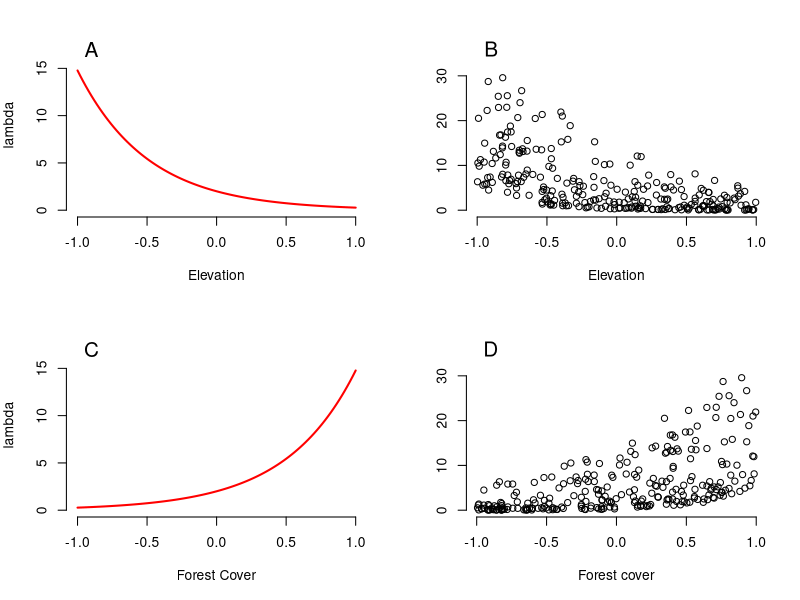
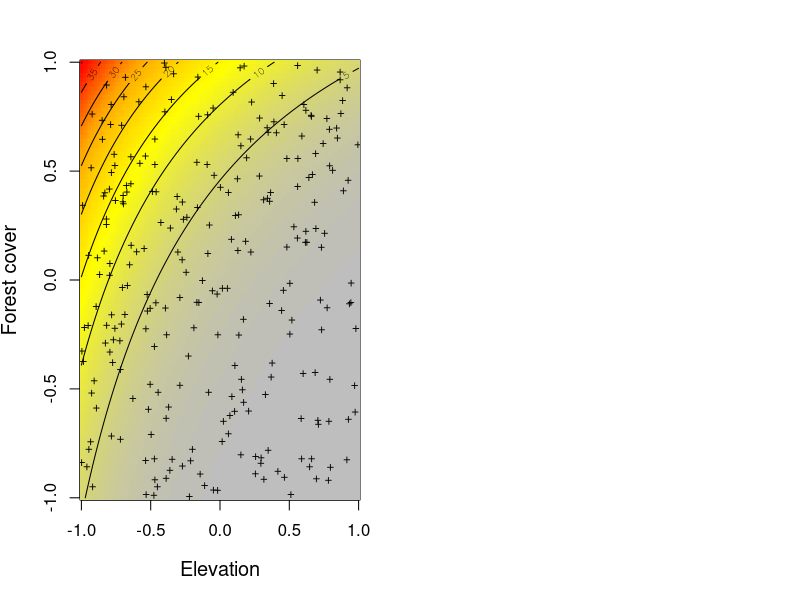
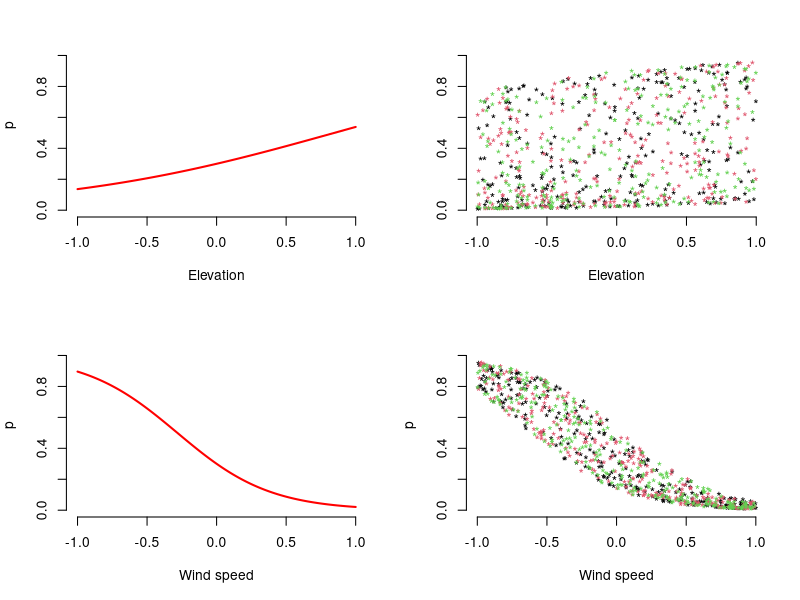

Source code (R) for these figures, in order: (Note: this script raises an error after producing the figures.)
###Simulation Code from Applied Hierarchical Modeling###
### Adapted from Royle and Kery 2015###
### Written by Tommy McLaren###

M<- 267 #Spatial replicates
J<- 3  #Temporal replicates

elev<- runif(n=M, -1,1) #vector for elevation
forest<- runif(n=M, -1,1) #vector for forest cover
wind<- array(runif(n=M*J, -1,1), dim = c(M,J)) #array for wind speed


###Abundance for species

mean.lambda<- 2 #mean expected abundance for spp
beta0<- log(mean.lambda) #Same on log scale
beta1<--2 #Effect (slope) of elevation
beta2<-2 #Effect(slope) of forest cover
beta3<-1 #Interaction effect of elev and forest



###Visualization of the relationships between variables and abundance
log.lambda<- beta0 + beta1*elev + beta2*forest + beta3*elev*forest
lambda<- exp(log.lambda)

par(mfrow=c(2,2), mar=c(5,4,2,2), cex.main=1)
curve(exp(beta0+beta1*x), -1,1,col="red", frame.plot=FALSE,ylim=c(0,18),
      xlab="Elevation", ylab="lambda",lwd=2)
text(-0.9,17,"A",cex=1.5)
plot(elev, lambda, frame.plot=FALSE, ylim= c(0,38), xlab= "Elevation", ylab="")
text(-0.9,36,"B",cex=1.5)
curve(exp(beta0+ beta2*x), -1, 1, col = "red", frame.plot=FALSE, ylim= c(0,18),
      xlab= "Forest Cover", ylab= "lambda", lwd = 2)
text(-0.9, 17, "C", cex = 1.5)
plot(forest, lambda, frame.plot = FALSE, ylim=c(0,38),xlab = "Forest cover", ylab="")
text(-0.9, 36, "D", cex=1.5)


#Compute expected abundance for a grid of elevation and forest cover
cov1<- seq(-1,1,,100)
cov2<- seq(-1,1,,100)
lambda.matrix <- array(NA, dim=c(100,100))
for(i in 1:100){
  for(j in 1:100){
    lambda.matrix[i,j]<- exp(beta0+beta1*cov1[i]+beta2*cov2[j]+beta3*cov1[i]*cov2[j])
  }
}


#Interaction map of covariates
## Fix this to include interaction of Wind Speed and Elevation
par(mfrow= c(1,2), mar=c(5,4,3,2), cex.main = 1.6)
mapPalette<- colorRampPalette(c("grey","yellow","orange","red"))
image(x=cov1, y=cov2, z=lambda.matrix, col=mapPalette(100), xlab="Elevation",
      ylab="Forest cover", cex.lab=1.2)
contour(x=cov1, y=cov2, z=lambda.matrix, add=TRUE, lwd=1)
matpoints(elev, forest, pch="+", cex=0.8)


N<- rpois(n=M, lambda=lambda) #Realized abundance
sum(N) #Total pop at N sites
table(N)

mean.detection<-0.3 # Mean expected detection probability
alpha0<-qlogis(mean.detection) #Same on logit scale(intercept)
alpha1<-1 #Effect(slope) of elevation
alpha2<--3 # Effect of wind speed
alpha3<-0 #Interaction of elev and wind


logit.p<- alpha0 + alpha1*elev + alpha2*wind + alpha3*elev*wind
p<- plogis(logit.p)
mean(p)

par(mfrow=c(2,2), mar= c(5,4,2,2), cex.main=1)
curve(plogis(alpha0 + alpha1*x), -1,1, col= "red", frame.plot=FALSE, ylim=c(0,1.1),
      xlab = "Elevation", ylab = "p", lwd=2)
text(-0.9, 17, "A", cex = 1.5)
matplot(elev, p, pch="*", frame.plot=FALSE, ylim = c(0,1.1), xlab = "Elevation",
        ylab="")
text(-0.9, 17, "B", cex = 1.5)
curve(plogis(alpha0 + alpha2*x), -1,1, col= "red", frame.plot=FALSE, ylim=c(0,1.1),
     xlab = "Wind speed", ylab = "p", lwd=2)
text(-0.9, 17, "C", cex = 1.5)
matplot(wind, p, pch="*", frame.plot=FALSE, ylim = c(0,1.1), xlab = "Wind speed",
        ylab="p")
text(-0.9, 17, "D", cex = 1.5)


#Compute expected detection probability for a grid of elevation and wind speed
cov1<- seq(-1,1,,100)#elevation
cov2<- seq(-1,1,,100)#wind speed
p.matrix<- array(NA, dim= c(100,100))#Prediction matrix

for(i in 1:100){
  for(j in 1:100){
    p.matrix[i,j]<- plogis(alpha0 +alpha1*cov1[i]+alpha*cov2[j]+
                             alpha3*cov1[i]*cov2[j])
  }
}

image(x=cov1, y=cov2, z=p.matrix, col=mapPalette(100), xlab="Elevation",
      ylab="Wind speed", cex.lab=1.2)
contour(x=cov1, y=cov2, z=p.matrix, add=TRUE, lwd=1)
matpoints(elev, wind, pch="+", cex=0.7, col ="black")

#Generate counts for observation process + point counts
C<- matrix(NA, nrow=M, ncol=J)
for(i in 1:J){
  C[,i]<-rbinom(n=M, size=N, prob=p[,i])
}

head(cbind("True N" = N, "1st count" = C[,1], "2nd count" = C[,2], "3rd count" = C[,3]), 10)

table(C)

par(mfrow=c(2,2), mar= c(5,4,2,2), cex.main=1)
matplot(elev, C, pch="*", frame.plot=FALSE, ylim = c(0,40), xlab = "Elevation",
        ylab="Count(C)")
text(-0.9, 36, "A", cex = 1.5)
matplot(forest, C, pch="*", frame.plot=FALSE, ylim = c(0,40), xlab = "Forest cover",
        ylab="Count(C)")
text(-0.9, 36, "B", cex = 1.5)
matplot(wind, C, pch="*", frame.plot=FALSE, ylim = c(0,40), xlab = "Wind speed",
        ylab="Count(C)")
text(-0.9, 36, "C", cex = 1.5)
hist(C, breaks=50, col= "grey", ylim=c(0,460), main="", xlab = "Count(C)")
text(3, 450, "D", cex = 1.5)

sum(N) #True total abundance (all sites)
sum(apply(C,1,max)) #Observed abundance at all sites



### Create a function for simulation

data.fn <- function(M=267, J=3, mean.lambda=2, beta1=-2, beta2= 2, beta3= 1,
                    mean.detection=0.3, alpha1=1, alpha2=-3, alpha3=0, show.plot = TRUE){
  #create covariates
  elev<- runif(n=M, -1,1) #vector for elevation
  forest<- runif(n=M, -1,1) #vector for forest cover
  wind<- array(runif(n=M*J, -1,1), dim = c(M,J)) #array for wind speed
  #Model for abundance
  beta0<- log(mean.lambda) #Same on log scale
  lambda<-exp(beta0 + beta1*elev + beta2*forest + beta3*elev*forest)
  N<-rpois(n=M, lambda = lambda)
  Ntotal <- sum(N)
  psi.true<- mean(N>0)
  #Plots
  if(show.plot){
    par(mfrow = c(2,2), cex.main=1)
    devAskNewPage(ask = TRUE)
    curve(exp(beta0+beta1*x), -1,1, col = "red", main = "Relationship lambda-elevation\
    nat average forest cover", frame.plot=F, xlab = "Scaled elevation")
    plot(elev, lambda, xlab = "Scaled elevation", main= "Relationship lambda-elevation\
    nat average forest cover", frame.plot=F)
    curve(exp(beta0 + beta2*x), -1,1, col = "red", main = "Relationship lambda-forest\
    nat observed elevation", frame.plot=F, xlab = "Scaled forest cover")
    plot(forest, lambda, xlab = "Scaled elevation", main= "Relationship lambda-forest\
    nat observed elevation", frame.plot=F)
  }
  #Model for observations
  alpha0<- qlogis(mean.detection)
  p<- plogis(alpha0 + alpha1*elev + alpha2*wind + alpha3*elev*wind)
  C<- matrix(NA, nrow=M, ncol=J)
  for(i in 1:J){
    C[,i]<- rbinom(n=M, size=N, prob=p[,i])
  }
  summaxC<- sum(apply(C,1,max))
  psi.obs <- mean(apply(C,1,max)>0)
  
  if(show.plot){
    par(mfrow=c(2,2))
    curve(plogis(alpha0 + alpha1*x), -1,1, col = "red", main = "Relationship p-elevation\
    n at average wind speed", frame.plot=F, xlab = "Scaled elevation")
    matplot(elev, p, xlab= "Scaled elevation", main = "Relationship p-elevation\ n at 
            observed wind speed", pch="*", frame.plot=F)
    curve(plogis(alpha0 + alpha2*x), -1,1, col = "red", main = "Relationship p-wind speed\
    n at average elevation", frame.plot=F, xlab = "Scaled elevation")
    matplot(wind, p, xlab= "Scaled elevation", main = "Relationship p-wind speed\ n at 
            average elevation", pch="*", frame.plot=F)
    
    matplot(elev, C, xlab= "Scaled elevation", main = "Relationship counts and elevation",
            pch="*", frame.plot=F)
    matplot(forest, C, xlab= "Scaled forest cover", main = "Relationship counts and forest cover",
            pch="*", frame.plot=F)
    matplot(wind, C, xlab= "Scaled wind speed", main = "Relationship counts and wind speed",
            pch="*", frame.plot=F)
    desc<- paste('Counts at', M, "sites during", J, 'surveys')
    hist(C, main = desc, breaks=50, col= 'grey')
  }
  #output
  return(list(M=M,J=J, mean.lambda=mean.lambda, beta0=beta0, beta1=beta1, beta2=beta2,
              beta3=beta3, mean.detection=mean.detection, alpha0=alpha0, alpha1=alpha1,
              alpha2=alpha2, alpha3=alpha3, elev=elev, forest=forest, wind=wind, lamda=lambda,
              N=N, p=p, C=C, Ntotal=Ntotal, psi.true=psi.true, summaxC=summaxC, psi.obs=psi.obs))
}

data.fn()
data.fn(show.plot = FALSE)
data<-data.fn()
min.data<- data.fn(J=5)
min.data
###Compare observations to simulated abundances across simulations
simrep<-10000
NTOTAL<-SUMMAXC <- numeric(simrep)
for(i in 1:simrep){
  data<- data.fn(show.plot= FALSE)
  NTOTAL[i]<-data$Ntotal
  SUMMAXC[i]<-data$summaxC
}
plot(sort(NTOTAL), ylim=c(min(SUMMAXC), max(NTOTAL)), ylab="", xlab = "Simulation",
     col="red", frame=FALSE)
points(SUMMAXC[order(NTOTAL)], col="blue")
